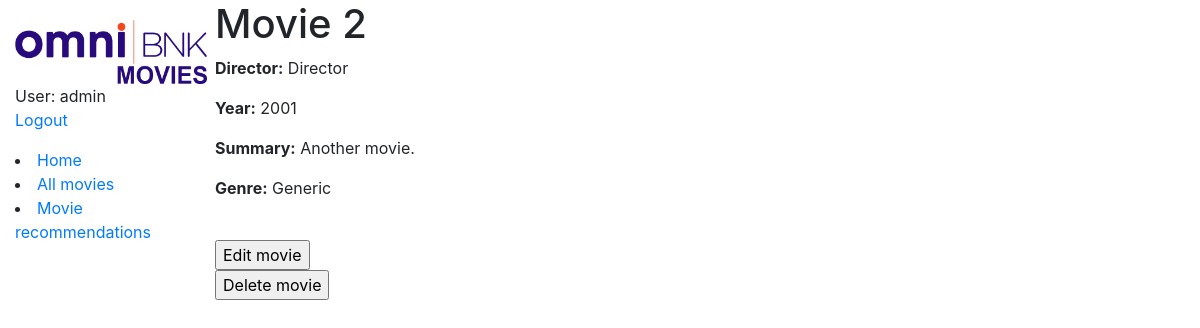
The app's page /catalog/movie/2 (signed in) with its own data.
### moviecatalog/models.py (models this page shows, shortened)
class Movie(models.Model):
    title = models.CharField(max_length=200)
    director = models.CharField(max_length=200)
    year = models.IntegerField()
    summary = models.TextField(max_length=1000, help_text='Enter a brief description of the movie')
    genre = models.ManyToManyField(Genre, help_text='Select a genre for this movie')
    def display_genre(self):
        """Create a string for the Genre. This is required to display genre in Admin."""
        return ', '.join(genre.name for genre in self.genre.all()[:3])
    display_genre.short_description = 'Genre'

class Genre(models.Model):
    name = models.CharField(max_length=200, help_text='Enter a movie genre')
    def __str__(self):
        return self.name

### moviecatalog/views.py (the view)
# urls.py: path('movie/<int:pk>', views.MovieDetailView.as_view(), name='movie-detail'),
class MovieDetailView(generic.DetailView):
    model = Movie

### moviecatalog/templates/moviecatalog/movie_detail.html (shortened to what this page needs)
{% extends "base_generic.html" %}
{% block content %}
<h1>{{ movie.title }}</h1>
<p><strong>Director:</strong> {{ movie.director }} </p>
<p><strong>Year:</strong> {{ movie.year }} </p>
<p><strong>Summary:</strong> {{ movie.summary }}</p>
<p><strong>Genre:</strong> {% for genre in movie.genre.all %} {{ genre }}{% endfor %}</p>
<br>
<form action="{% url 'movie_update' movie.id %}" method="GET">
    <input type="submit" value="Edit movie">
</form>
<form action="{% url 'movie_delete' movie.id %}" method="GET">
    <input type="submit" value="Delete movie">
</form>
{% endblock %}

### moviecatalog/templates/base_generic.html (shortened to what this page needs)
<!DOCTYPE html>
<html lang="en">
<head>
    <link rel="stylesheet" href="https://stackpath.bootstrapcdn.com/bootstrap/4.1.3/css/bootstrap.min.css"
>
    {% load static %}
    <link rel="stylesheet" href="{% static 'css/styles.css' %}">
</head>
<body>
    <div class="container-fluid">
        <div class="row">
            <div class="col-sm-2">
                {% block sidebar %}
                <ul class="sidebar-nav">
                    <img src="{% static 'logo.png' %}" alt="OmniBNK logo" style="width:12em; height:4em;">
                    {% if user.is_authenticated %}
                    <li>User: {{ user.get_username }}</li>
                    <li><a href="{% url 'logout'%}?next={{request.path}}">Logout</a></li>
                    {% else %}
                    <li><a href="{% url 'login'%}?next={{request.path}}">Login</a></li>
                    <li><a href="{% url 'signup'%}?next={{request.path}}">Sign up</a></li>
                    {% endif %}
                </ul>
                <li><a href="{% url 'index' %}">Home</a></li>
                <li><a href="{% url 'movies' %}">All movies</a></li>
                <li><a href="{% url 'movies-rec' %}">Movie recommendations</a></li>
                {% endblock %}
            </div>
            <div class="col-sm-10 ">{% block content %}{% endblock %}
            </div>
        </div>
    </div>
</body>
</html>

### moviecatalog/static/css/styles.css (style rules this page uses)
.sidebar-nav { margin-top: 20px; padding: 0; list-style: none; }

### records on screen
Movie: title "Movie 2", director "Director", year "2001", summary "Another movie."
Genre: name "Generic"

### other values on screen
{{ user.get_username }} "admin"
